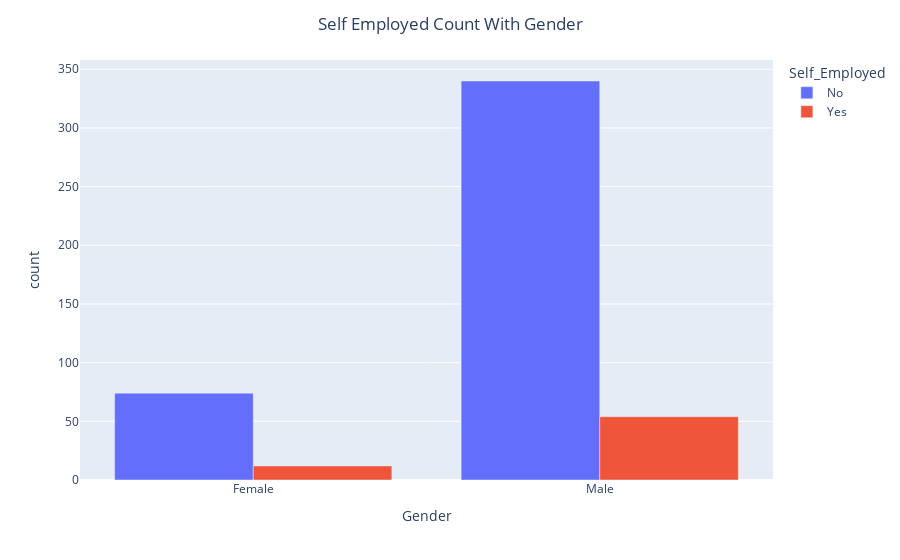

Here is the notebook cell this chart was saved with:
### Code cell
#distribution of education by gender


df_M_and_G_and_E=df_loan.groupby(by =['Gender','Self_Employed'])['Dependents'].count().to_frame().reset_index().rename(columns={'Gender':'Gender','Self_Employed':'Self_Employed','Dependents':'count'})

fig = px.bar(df_M_and_G_and_E, x="Gender", y="count", color="Self_Employed", barmode="group",
             
             )
fig.update_layout(title_text='Self Employed Count With Gender',title_x=0.5,
                  hoverlabel=dict(
                  bgcolor="white",
                  font_size=16,
                  font_family="Rockwell",
                                
     )
  )
fig.show()

### Figure 1 — Plotly figure (JSON) as saved in the notebook; plotly's stock layout.template omitted (floating-point values rounded to 4 significant figures)
{"data": [{"alignmentgroup": "True", "hovertemplate": "Self_Employed=No<br>Gender=%{x}<br>count=%{y}<extra></extra>", "legendgroup": "No", "marker": {"color": "#636efa", "pattern": {"shape": ""}}, "name": "No", "offsetgroup": "No", "orientation": "v", "showlegend": true, "textposition": "auto", "type": "bar", "x": ["Female", "Male"], "xaxis": "x", "y": [74, 340], "yaxis": "y"}, {"alignmentgroup": "True", "hovertemplate": "Self_Employed=Yes<br>Gender=%{x}<br>count=%{y}<extra></extra>", "legendgroup": "Yes", "marker": {"color": "#EF553B", "pattern": {"shape": ""}}, "name": "Yes", "offsetgroup": "Yes", "orientation": "v", "showlegend": true, "textposition": "auto", "type": "bar", "x": ["Female", "Male"], "xaxis": "x", "y": [12, 54], "yaxis": "y"}], "layout": {"barmode": "group", "hoverlabel": {"bgcolor": "white", "font": {"family": "Rockwell", "size": 16}}, "legend": {"title": {"text": "Self_Employed"}, "tracegroupgap": 0}, "margin": {"t": 60}, "title": {"text": "Self Employed Count With Gender", "x": 0.5}, "xaxis": {"anchor": "y", "domain": [0, 1], "title": {"text": "Gender"}}, "yaxis": {"anchor": "x", "domain": [0, 1], "title": {"text": "count"}}}}
